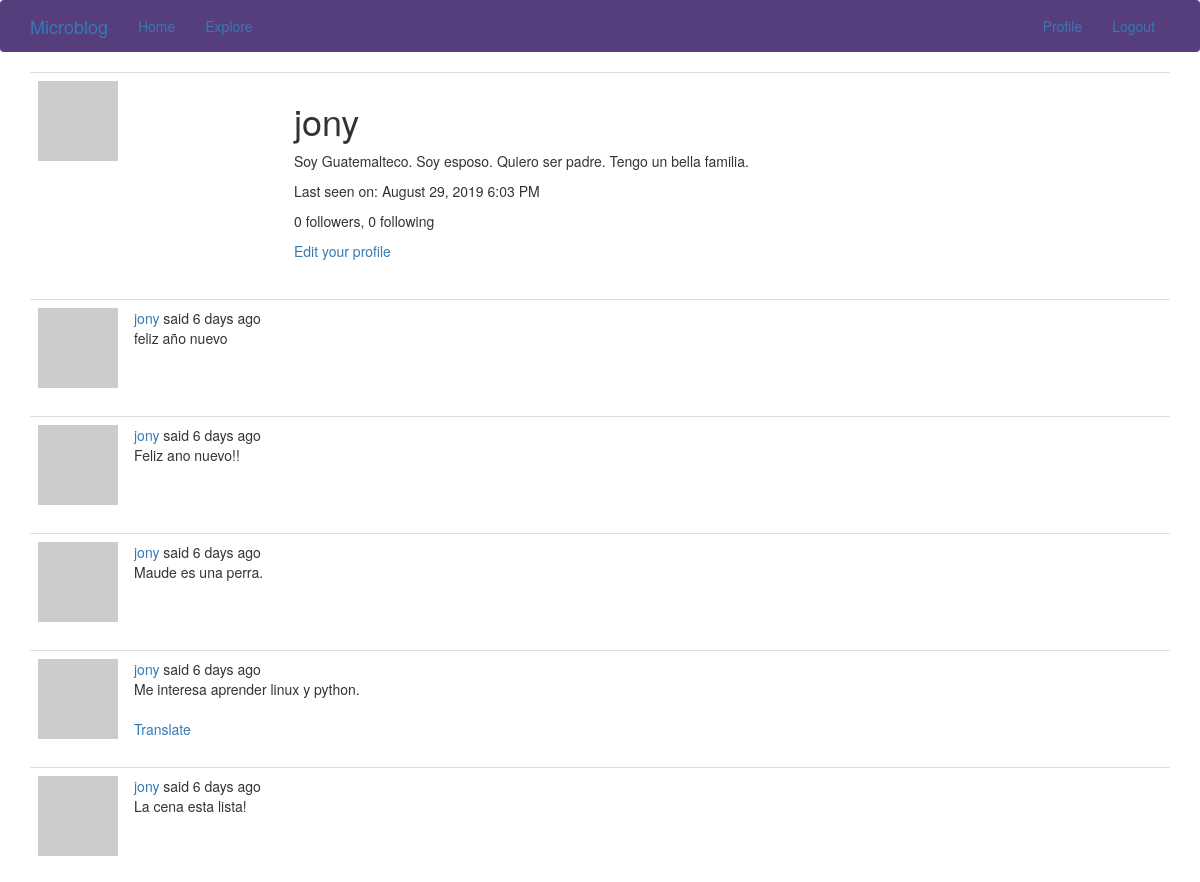
Page /user/jony (signed in, upper part) on the earlier database version.
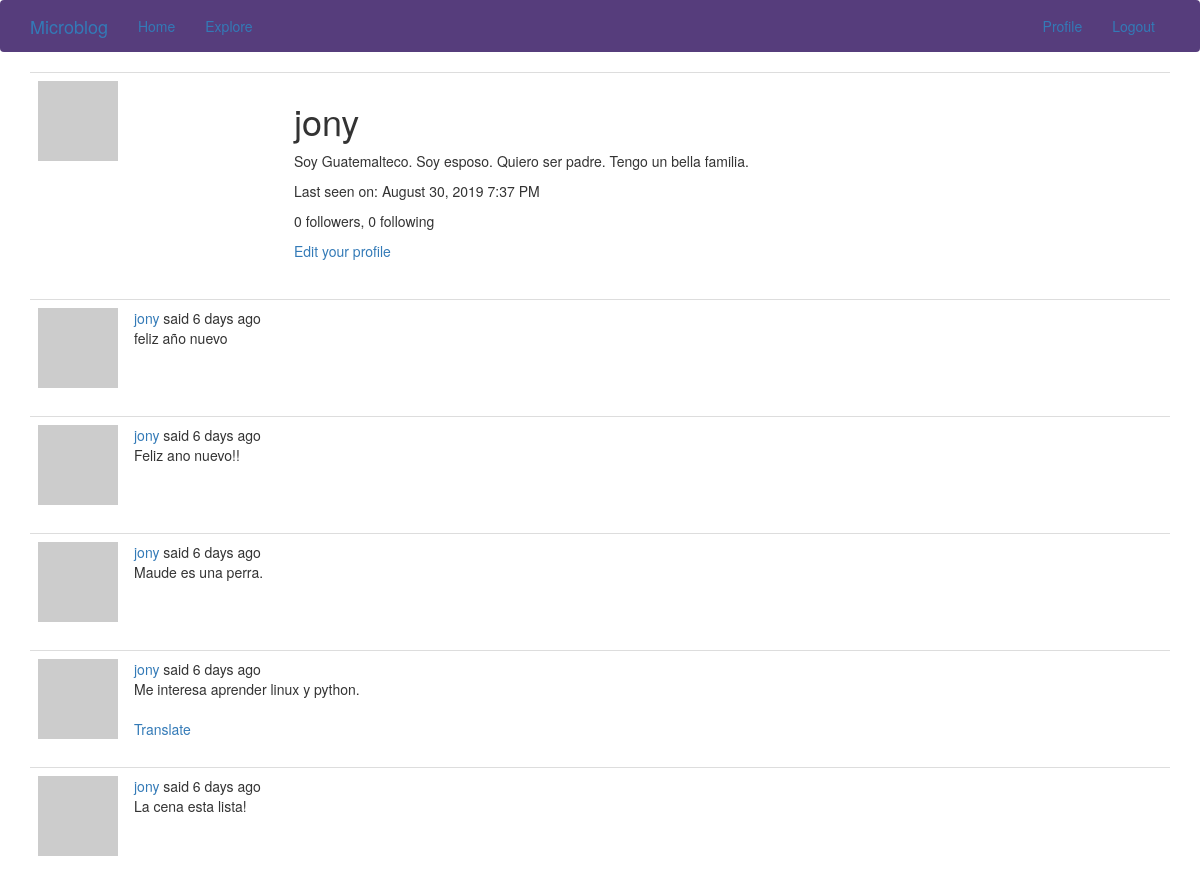
Same page on the later database version.
### app/models.py (models this page shows, shortened)
class User(UserMixin, db.Model):
    id = db.Column(db.Integer, primary_key=True)
    username = db.Column(db.String(64), index=True, unique=True)
    email = db.Column(db.String(120), index=True, unique=True)
    password_hash = db.Column(db.String(128))
    posts = db.relationship('Post', backref='author', lazy='dynamic')
    about_me = db.Column(db.String(140))
    last_seen = db.Column(db.DateTime, default=datetime.utcnow)
    followed = db.relationship(
        'User', secondary=followers,
        primaryjoin=(followers.c.follower_id == id),
        secondaryjoin=(followers.c.followed_id == id),
        backref=db.backref('followers', lazy='dynamic'), lazy='dynamic')
    def avatar(self, size):
        digest = md5(self.email.lower().encode('utf-8')).hexdigest()
        return 'https://www.gravatar.com/avatar/{}?d=identicon&s={}'.format(
            digest, size)

### app/main/routes.py (the view)
@bp.route('/user/<username>')
@login_required
def user(username):
    user = User.query.filter_by(username=username).first_or_404()
    page = request.args.get('page', 1, type=int)
    posts = user.posts.order_by(Post.timestamp.desc()).paginate(
        page, current_app.config['POSTS_PER_PAGE'], False)
    next_url = url_for('main.user', username=user.username, page=posts.next_num) \
        if posts.has_next else None
    prev_url = url_for('main.user', username=user.username, page=posts.prev_num) \
        if posts.has_prev else None
    return render_template('user.html', user=user, posts=posts.items,
                           next_url=next_url, prev_url=prev_url)

### app/main/routes.py (called while the page is built)
@bp.before_app_request
def before_request():
    if current_user.is_authenticated:
        current_user.last_seen = datetime.utcnow()
        db.session.commit()
    g.locale = str(get_locale())

### app/models.py (called while the page is built)
@login.user_loader
def load_user(id):
    return User.query.get(int(id))

### app/templates/user.html (shortened to what this page needs)
{% extends "base.html" %}
{% block app_content %}
  <table class="table table-hover">
    <tr>
      <td width="256px"><img src="{{ user.avatar(256) }}" alt="avatar"></td>
      <td>
        <h1>{{ user.username }}</h1>
        {% if user.about_me %}
          <p>{{ user.about_me }}</p>
        {% endif %}
        {% if user.last_seen %}
          <p>{{ _('Last seen on') }}: {{ moment(user.last_seen).format('LLL') }}</p>
        {% endif %}
        <p>{{ _('%(count)d followers', count=user.followers.count()) }}, {{ _('%(count)d following', count=user.followed.count()) }}</p>
        {% if user == current_user %}
          <p><a href="{{ url_for('main.edit_profile') }}">{{ _('Edit your profile') }}</a></p>
        {% elif not current_user.is_following(user) %}
          <p><a href="{{ url_for('main.follow', username=user.username) }}">{{ _('Follow') }}</a></p>
        {% else %}
          <p><a href="{{ url_for('main.unfollow', username=user.username) }}">{{ _('Unfollow') }}</a></p>
        {% endif %}
      </td>
    </tr>
  </table>
  {% for post in posts %}
    {% include '_post.html' %}
  {% endfor %}
{% endblock %}

Differences in the rows shown:
changed User "jony": last_seen "August 29, 2019 6:03 PM" → "August 30, 2019 7:37 PM"
